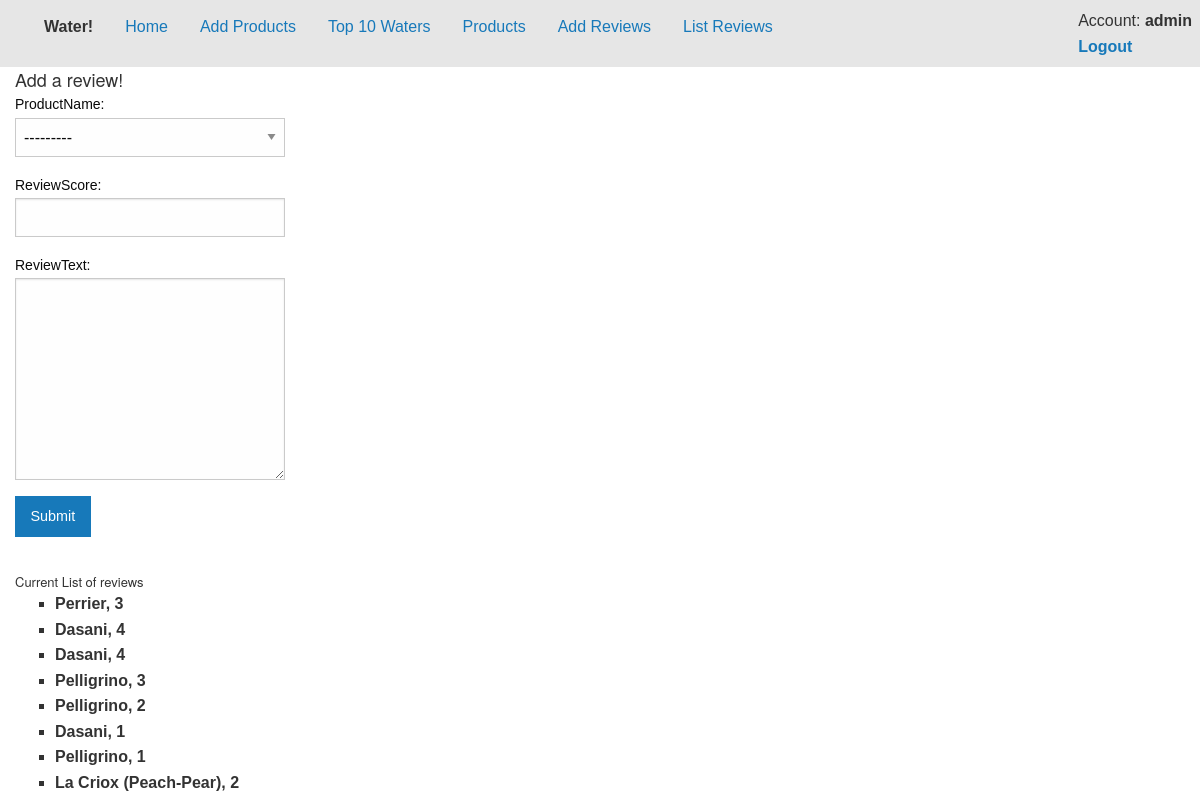
Before: /addReview (signed in) with the older database file.
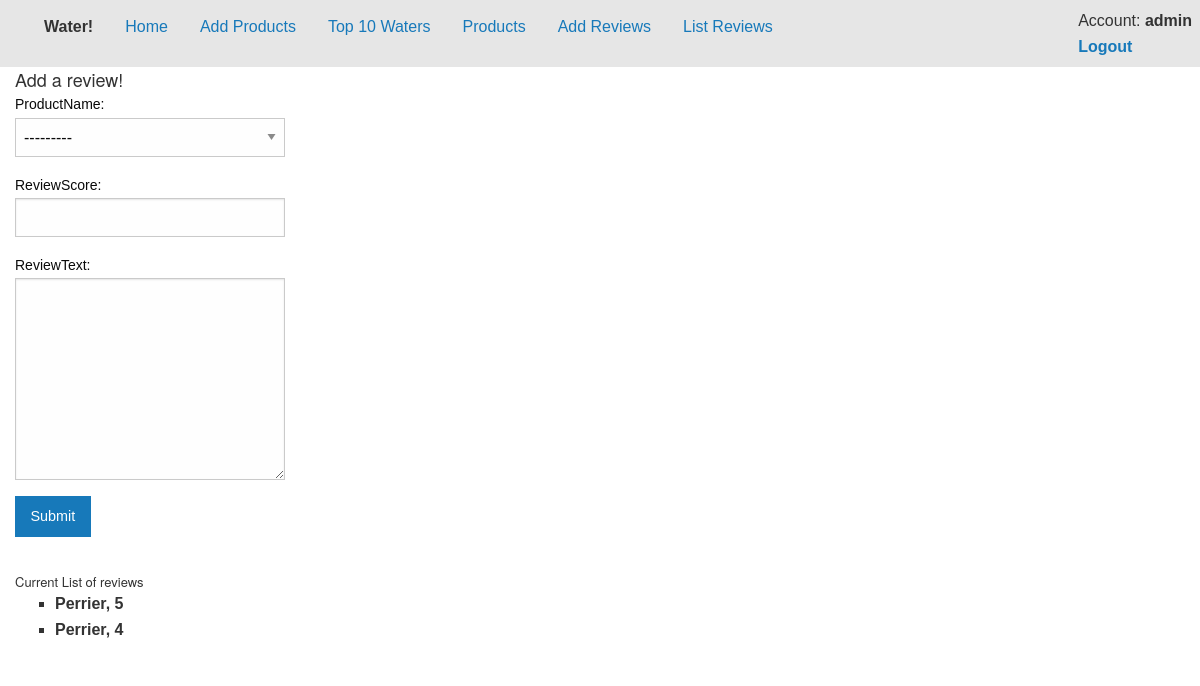
After: the same page with the newer database file.
### AddWater/models.py (models this page shows, shortened)
class Reviews(models.Model):
    ProductName = models.ForeignKey(Products)
    ReviewScore = models.PositiveSmallIntegerField()
    ReviewText = models.TextField()
    ReviewDate = models.DateTimeField(auto_now_add=True, db_index=True)

class Products(models.Model):
    ProductName = models.CharField(max_length=100)
    CATEGORY_CHOICES = (
        ('Sparkling', 'Sparkling'),
        ('Flat', 'Flat'),
    )
    ProductCategory = models.CharField(max_length=9, choices=CATEGORY_CHOICES)
    ProductTotalScore = models.PositiveSmallIntegerField()
    NumberofReviews = models.PositiveSmallIntegerField()
    def __str__(self):
        return self.ProductName

### AddWater/views.py (the view)
# urls.py: url(r'^addReview$', views.addReview, name='addReview'),
@login_required(login_url="/login/")
def addReview(request):
    if request.method == 'POST':
        form = ReviewForm(request.POST)
        prodName = request.POST.get('ProductName') #actually returns the primary key
        prodScore = request.POST.get('ReviewScore')
        prodObj = Products.objects.get(pk=prodName)
        prodObj.ProductTotalScore += int(prodScore)
        prodObj.NumberofReviews += 1
        prodObj.save()
        form.save()
    else:
        form = ReviewForm()
    reviews = Reviews.objects.all()
    context = {
        'title':"Home",
        'content': reviews,
        'form':form,
        }
    return render(request, 'addReview.html', context)

### AddWater/forms.py
class ReviewForm(ModelForm):
    class Meta:
        model = Reviews
        fields = '__all__'

### AddWater/templates/addReview.html (shortened to what this page needs)
{% extends "default.html" %}
{% load static %}
{% block content %}
<div class="row">
  <div class="large-12 columns">
    <h1>Add a review!</h1>
  </div>
</div>
<div class="row">
  <div class="large-12 columns">
    <form action="" method="post">
      <div class="row">
        <div class="large-3 columns">
          {{ form }}
          </div>
      </div>
      <div class="row">
        <div class="large-9 columns">
          <input type="submit" value="Submit" class="button">
        </div>
      </div>
    </form>
  </div>
  <div class="large-12 columns">
    <h2>Current List of reviews</h2>
    <ul>
    {% for element in content %}
    <li>{{ element.ProductName }}, {{ element.ReviewScore }}</li>
    {% endfor %}
    </ul>
  </div>
</div>
{% endblock %}

Changed rows visible on the page:
removed Reviews: ProductName "Dasani", ReviewScore "4"
removed Reviews: ProductName "Pelligrino", ReviewScore "3"
removed Reviews: ProductName "Pelligrino", ReviewScore "2"
removed Reviews: ProductName "Dasani", ReviewScore "1"
removed Reviews: ProductName "Pelligrino", ReviewScore "1"
removed Reviews: ProductName "La Criox (Peach-Pear)", ReviewScore "2"
changed Reviews (number 1 of 2 on the later page): ReviewScore "3" → "5"
changed Reviews (number 2 of 2 on the later page): ProductName "Dasani" → "Perrier"
